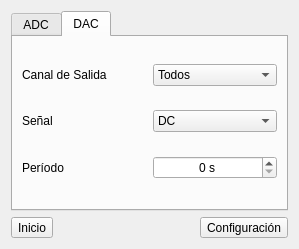
<?xml version="1.0" encoding="UTF-8"?>
<ui version="4.0">
 <class>signalPanel</class>
 <widget class="QWidget" name="signalPanel">
  <property name="geometry">
   <rect>
    <x>0</x>
    <y>0</y>
    <width>299</width>
    <height>249</height>
   </rect>
  </property>
  <property name="windowTitle">
   <string>Form</string>
  </property>
  <layout class="QGridLayout" name="gridLayout_3">
   <item row="0" column="0" colspan="3">
    <widget class="QTabWidget" name="tabw_work_mode">
     <property name="currentIndex">
      <number>1</number>
     </property>
     <widget class="QWidget" name="tabAdc">
      <attribute name="title">
       <string>ADC</string>
      </attribute>
      <layout class="QGridLayout" name="gridLayout">
       <item row="0" column="0">
        <widget class="QCheckBox" name="chb_adc_ch_1">
         <property name="text">
          <string>Canal 1</string>
         </property>
        </widget>
       </item>
       <item row="1" column="0">
        <widget class="QCheckBox" name="chb_adc_ch_2">
         <property name="text">
          <string>Canal 2</string>
         </property>
        </widget>
       </item>
       <item row="2" column="0">
        <widget class="QLabel" name="label">
         <property name="text">
          <string>Tiempo</string>
         </property>
        </widget>
       </item>
       <item row="2" column="1">
        <widget class="QSpinBox" name="sb_adc_time">
         <property name="alignment">
          <set>Qt::AlignCenter</set>
         </property>
         <property name="suffix">
          <string> s</string>
         </property>
         <property name="minimum">
          <number>1</number>
         </property>
         <property name="maximum">
          <number>3600</number>
         </property>
        </widget>
       </item>
       <item row="3" column="0">
        <widget class="QLabel" name="label_2">
         <property name="text">
          <string>Ganancia</string>
         </property>
        </widget>
       </item>
       <item row="3" column="1">
        <widget class="QDoubleSpinBox" name="dsb_adc_gain">
         <property name="alignment">
          <set>Qt::AlignCenter</set>
         </property>
         <property name="maximum">
          <double>999999999999.000000000000000</double>
         </property>
        </widget>
       </item>
      </layout>
     </widget>
     <widget class="QWidget" name="tabDac">
      <attribute name="title">
       <string>DAC</string>
      </attribute>
      <layout class="QGridLayout" name="gridLayout_2">
       <item row="0" column="0">
        <widget class="QLabel" name="label_5">
         <property name="text">
          <string>Canal de Salida</string>
         </property>
        </widget>
       </item>
       <item row="0" column="1">
        <widget class="QComboBox" name="cmb_dac_chanel_selection">
         <item>
          <property name="text">
           <string>Todos</string>
          </property>
         </item>
         <item>
          <property name="text">
           <string>DAC 0</string>
          </property>
         </item>
         <item>
          <property name="text">
           <string>DAC 1</string>
          </property>
         </item>
         <item>
          <property name="text">
           <string>DAC 2</string>
          </property>
         </item>
        </widget>
       </item>
       <item row="1" column="0">
        <widget class="QLabel" name="label_4">
         <property name="text">
          <string>Señal</string>
         </property>
        </widget>
       </item>
       <item row="1" column="1">
        <widget class="QComboBox" name="cmb_dac_signal_type_selection">
         <item>
          <property name="text">
           <string>DC</string>
          </property>
          <property name="icon">
           <iconset resource="resources/resources.qrc">
            <normaloff>:/icons/dac_out_dc.png</normaloff>:/icons/dac_out_dc.png</iconset>
          </property>
         </item>
         <item>
          <property name="text">
           <string>Seno</string>
          </property>
          <property name="icon">
           <iconset resource="resources/resources.qrc">
            <normaloff>:/icons/dac_out_seno.png</normaloff>:/icons/dac_out_seno.png</iconset>
          </property>
         </item>
         <item>
          <property name="text">
           <string>Diente Sierra</string>
          </property>
          <property name="icon">
           <iconset resource="resources/resources.qrc">
            <normaloff>:/icons/dac_out_sierra.png</normaloff>:/icons/dac_out_sierra.png</iconset>
          </property>
         </item>
         <item>
          <property name="text">
           <string>Triangular</string>
          </property>
          <property name="icon">
           <iconset resource="resources/resources.qrc">
            <normaloff>:/icons/dac_out_triangular.png</normaloff>:/icons/dac_out_triangular.png</iconset>
          </property>
         </item>
         <item>
          <property name="text">
           <string>Tren de Pulsos</string>
          </property>
          <property name="icon">
           <iconset resource="resources/resources.qrc">
            <normaloff>:/icons/dac_out_tren_pulso.png</normaloff>:/icons/dac_out_tren_pulso.png</iconset>
          </property>
         </item>
        </widget>
       </item>
       <item row="2" column="0">
        <widget class="QLabel" name="label_3">
         <property name="text">
          <string>Período</string>
         </property>
        </widget>
       </item>
       <item row="2" column="1">
        <widget class="QSpinBox" name="dsb_dac_period">
         <property name="alignment">
          <set>Qt::AlignCenter</set>
         </property>
         <property name="suffix">
          <string> s</string>
         </property>
         <property name="maximum">
          <number>3600</number>
         </property>
        </widget>
       </item>
      </layout>
     </widget>
    </widget>
   </item>
   <item row="1" column="0">
    <widget class="QToolButton" name="tb_start_stop">
     <property name="text">
      <string>Inicio</string>
     </property>
     <property name="icon">
      <iconset resource="resources/resources.qrc">
       <normaloff>:/icons/play_white.svg</normaloff>
       <normalon>:/icons/stop_white.svg</normalon>:/icons/play_white.svg</iconset>
     </property>
     <property name="iconSize">
      <size>
       <width>32</width>
       <height>32</height>
      </size>
     </property>
     <property name="checkable">
      <bool>true</bool>
     </property>
    </widget>
   </item>
   <item row="1" column="1">
    <spacer name="horizontalSpacer">
     <property name="orientation">
      <enum>Qt::Horizontal</enum>
     </property>
     <property name="sizeHint" stdset="0">
      <size>
       <width>182</width>
       <height>20</height>
      </size>
     </property>
    </spacer>
   </item>
   <item row="1" column="2">
    <widget class="QToolButton" name="tb_signal_settings">
     <property name="text">
      <string>Configuración</string>
     </property>
     <property name="icon">
      <iconset resource="resources/resources.qrc">
       <normaloff>:/icons/settings_white.svg</normaloff>:/icons/settings_white.svg</iconset>
     </property>
     <property name="iconSize">
      <size>
       <width>32</width>
       <height>32</height>
      </size>
     </property>
    </widget>
   </item>
  </layout>
 </widget>
 <resources>
  <include location="resources/resources.qrc"/>
 </resources>
 <connections/>
</ui>
